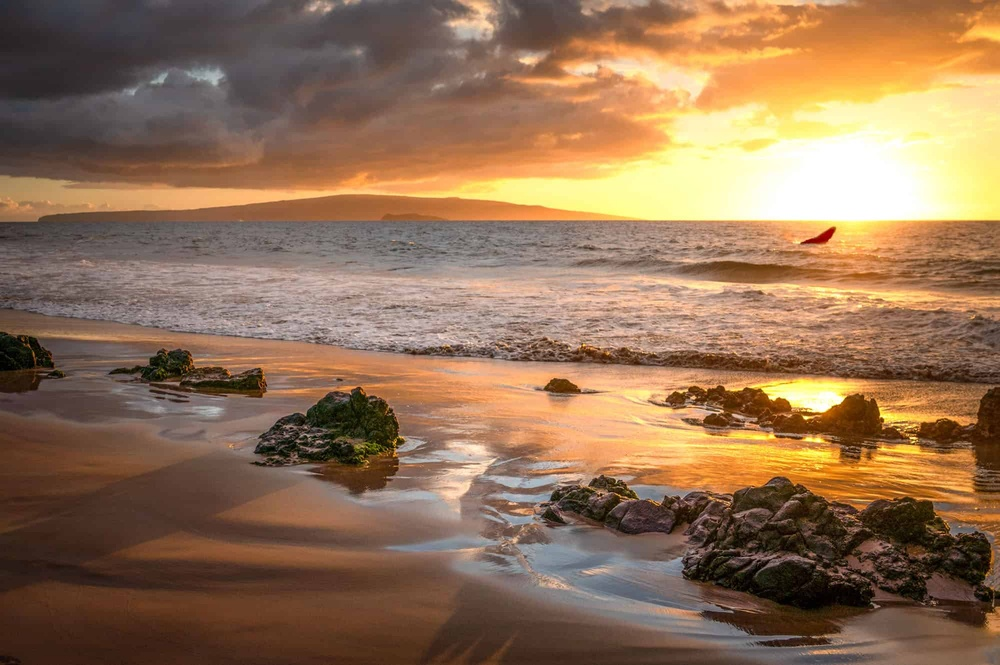
%> input picture images/Whale-Breach-Maui-Sunset-Wailea.jpg, 1000 x 665 px, shrunk from 2000 x 1330 before the run
$ octave twoDimDataEx.m   (GNU Octave 9; MATLAB toolbox functions it lacks are replaced by stand-ins)
%> lines starting %> are read from the running program, lines starting %| are printed output that depends on the picture; in (x1, y1, x2, y2) boxes, pixels count from 0 and x2, y2 are one past the last pixel; in counts of white or black regions, pixels touching at a corner belong together; the program's own positions count from 1
%% 2D data types

Bch = imread('Whale-Breach-Maui-Sunset-Wailea.jpg');
%> Bch is the input picture: size 665x1000x3 uint8; mean R, G, B 146.2, 113.8, 85.8
Bch_gray = rgb2gray(Bch);
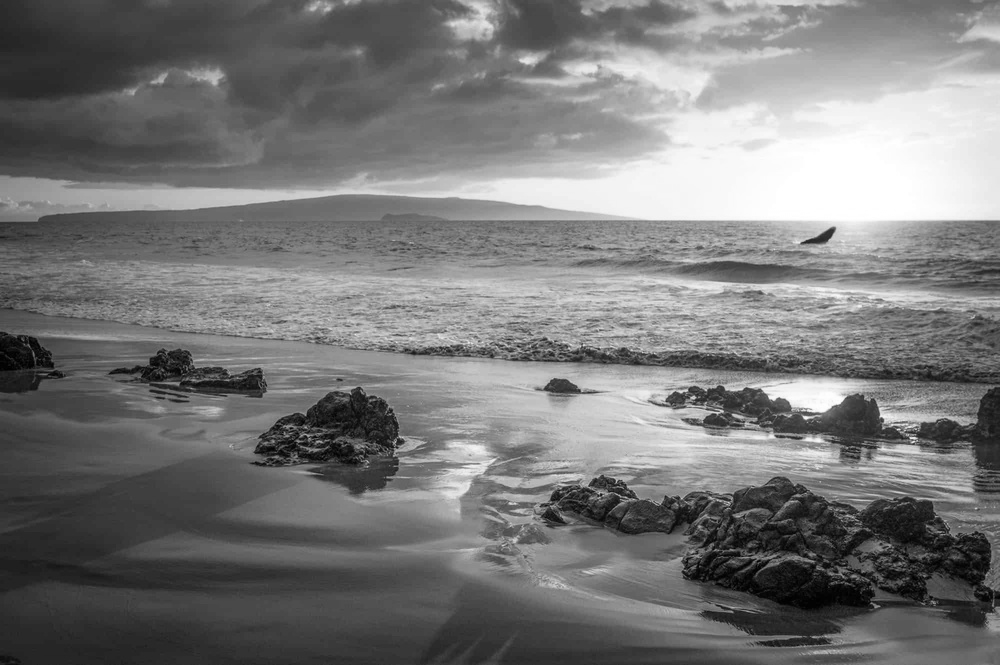
%> Bch_gray: size 665x1000 uint8; min 0, max 255, mean 120.3
Bch_BW = imbinarize(Bch_gray);
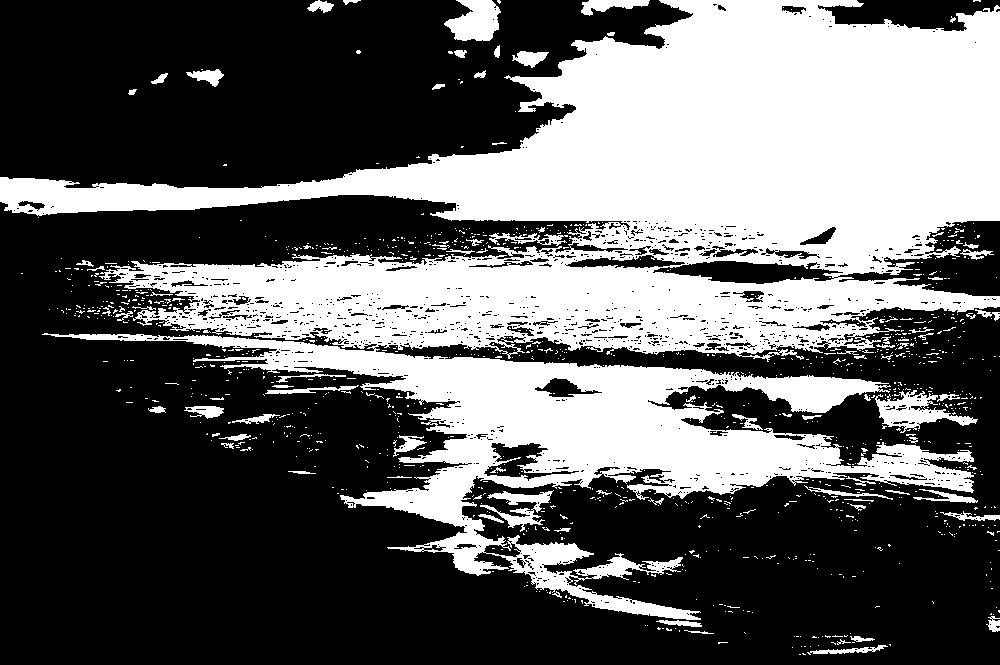
%> Bch_BW: size 665x1000 logical; 37.9% white; 1108 white regions (1020 under 20 px), largest, box (x1, y1, x2, y2) and area: (0, 0, 1000, 620) 236765, (875, 390, 978, 433) 1724, (444, 0, 501, 41) 1602
%> (the run ends here)

$ run again, with images/2022-05-03-jaz-muna-johns-med-student-vcu-0128.jpg copied over images/Whale-Breach-Maui-Sunset-Wailea.jpg
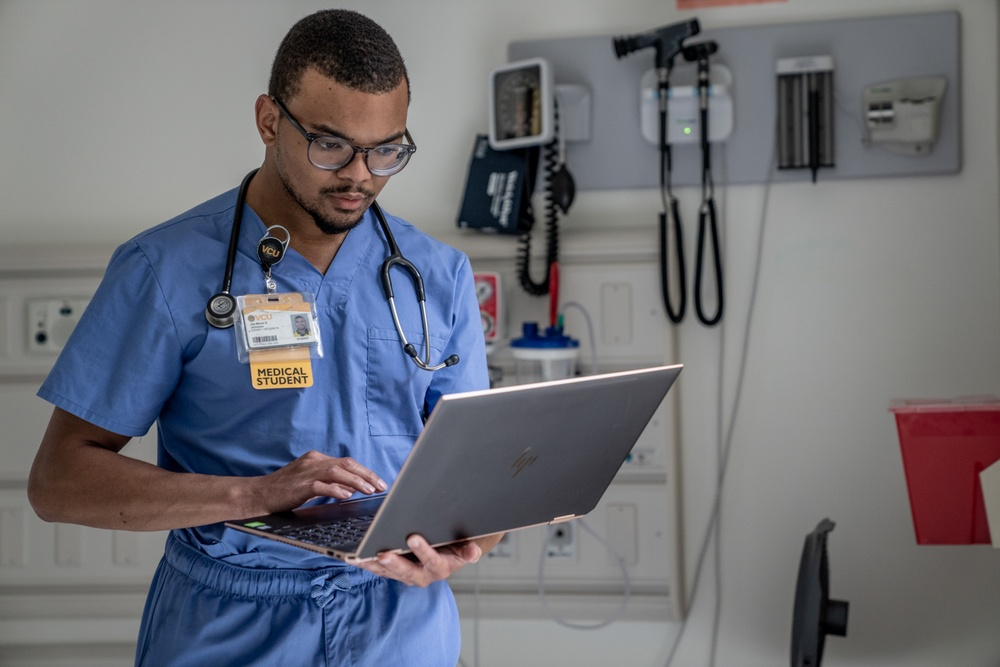
%> input picture images/2022-05-03-jaz-muna-johns-med-student-vcu-0128.jpg, 1000 x 667 px, shrunk from 3600 x 2401 before the run
%> Bch is the input picture: size 667x1000x3 uint8; mean R, G, B 108.7, 109.9, 117.4
%> `Bch_gray = rgb2gray(Bch);`:
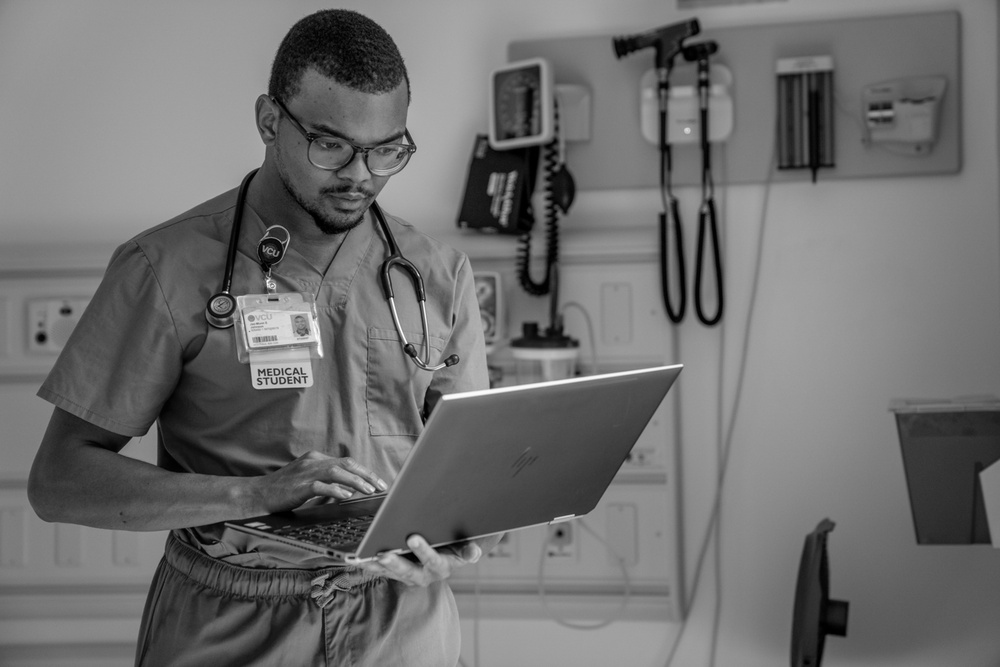
%> Bch_gray: size 667x1000 uint8; min 0, max 254, mean 110.4
%> `Bch_BW = imbinarize(Bch_gray);`:
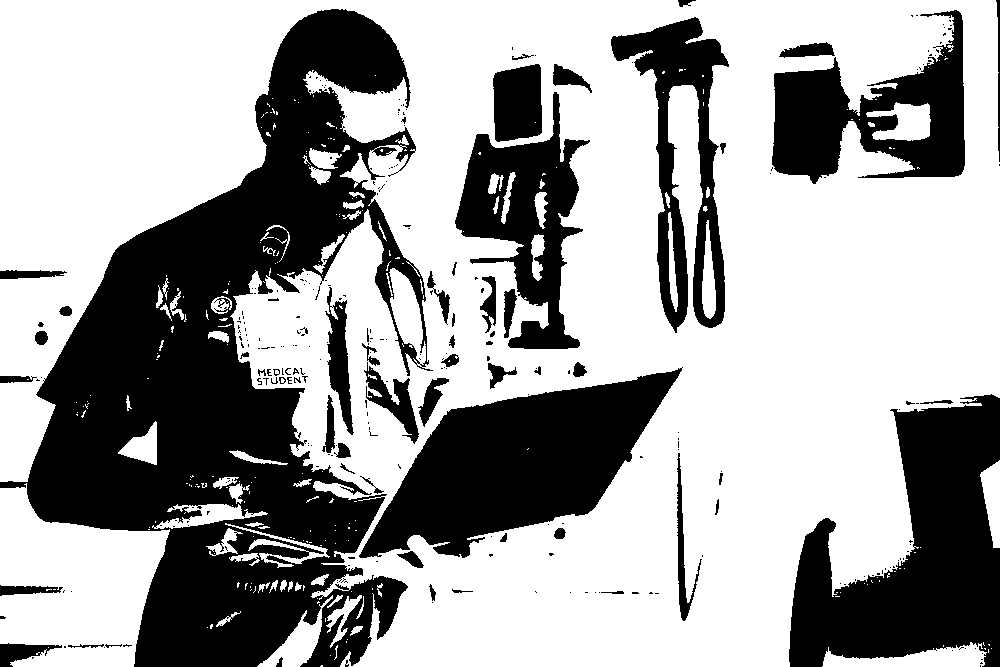
%> Bch_BW: size 667x1000 logical; 63.8% white; 286 black regions (224 under 20 px), largest, box (x1, y1, x2, y2) and area: (0, 9, 433, 667) 118224, (789, 394, 1000, 667) 33064, (359, 367, 683, 558) 30724

$ run again, with images/blood_epidural.jpg copied over images/Whale-Breach-Maui-Sunset-Wailea.jpg
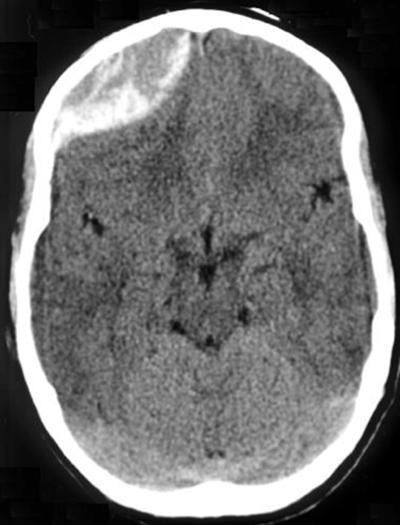
%> input picture images/blood_epidural.jpg, 400 x 525 px
%> Bch is the input picture: size 525x400x3 uint8; min 0, max 255, mean 110.4
%> `Bch_BW = imbinarize(Bch_gray);`:
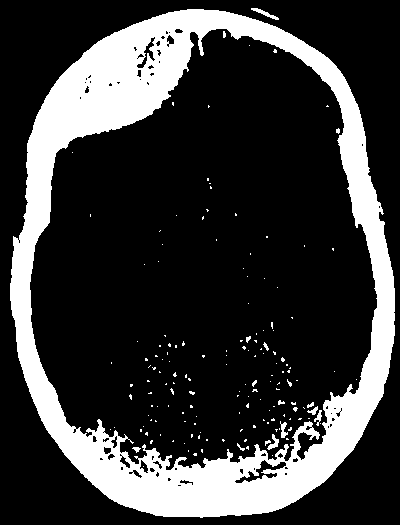
%> Bch_BW: size 525x400 logical; 22.4% white; 160 white regions (148 under 20 px), largest, box (x1, y1, x2, y2) and area: (10, 9, 395, 518) 45752, (251, 8, 279, 20) 98, (267, 434, 279, 450) 79
